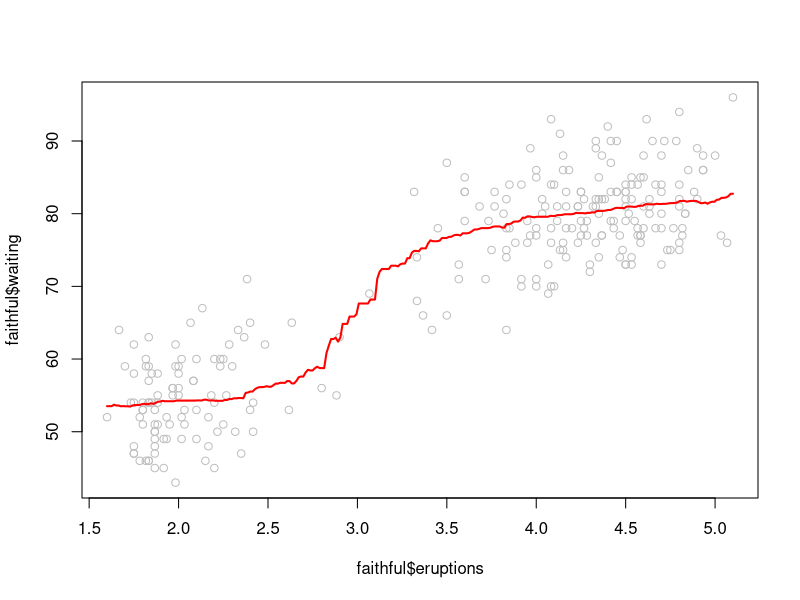

This chart was generated by the following R code: (Note: this script raises an error after producing the figure.)
# Kernel Prediction with medians
# 1.
plot(faithful$eruptions, faithful$waiting, col="grey"); 
lines(ksmooth(faithful$eruptions, faithful$waiting, bandwidth = 1), col="red", lwd=2)
# not sure if right

# 2.

# 3.

# KNN
# 4.
ran40 <- sample(1:nrow(faithful), 0.4 * nrow(faithful)) 
ran30 <- sample(1:nrow(faithful), 0.3 * nrow(faithful)) 
ran20 <- sample(1:nrow(faithful), 0.2 * nrow(faithful)) 
ran10 <- sample(1:nrow(faithful), 0.1 * nrow(faithful)) 
ran5 <- sample(1:nrow(faithful), 0.05 * nrow(faithful)) 
# Creating Train and Test data for 40%
faith_train = faithful[ran40,]
faith_test = faithful[-ran40,]
faith_target_category = faithful[ran40, 2]
faith_test_category = faithful[-ran40, 2]
knnfunc = knn(faith_train, faith_test, cl=faith_target_category, k=5)
knnframe = data.frame(faith_test, knnfunc)
knn40 = plot(knnframe$eruptions, knnframe$knnfunc, xlab = "Eruptions", ylab="KNN Waiting", main="K ranging at 40%")
knn40; lines(ksmooth(knnframe$eruptions, knnframe$knnfunc, bandwidth = 5), col="red", lwd=2)

# 30%
faith_train = faithful[ran30,]
faith_test = faithful[-ran30,]
faith_target_category = faithful[ran30, 2]
faith_test_category = faithful[-ran30, 2]
knnfunc = knn(faith_train, faith_test, cl=faith_target_category, k=5)
knnframe = data.frame(faith_test, knnfunc)
knn30 = plot(knnframe$eruptions, knnframe$knnfunc, xlab = "Eruptions", ylab="KNN Waiting", main="K ranging at 30%")
knn30 ; lines(ksmooth(knnframe$eruptions, knnframe$knnfunc, bandwidth = 5), col="red", lwd=2)

# 20%
faith_train = faithful[ran20,]
faith_test = faithful[-ran20,]
faith_target_category = faithful[ran20, 2]
faith_test_category = faithful[-ran20, 2]
knnfunc = knn(faith_train, faith_test, cl=faith_target_category, k=5)
knnframe = data.frame(faith_test, knnfunc)
knn20 = plot(knnframe$eruptions, knnframe$knnfunc, xlab = "Eruptions", ylab="KNN Waiting", main="K ranging at 20%")
knn20; lines(ksmooth(knnframe$eruptions, knnframe$knnfunc, bandwidth = 5), col="red", lwd=2)

# 10%
faith_train = faithful[ran10,]
faith_test = faithful[-ran10,]
faith_target_category = faithful[ran10, 2]
faith_test_category = faithful[-ran10, 2]
knnfunc = knn(faith_train, faith_test, cl=faith_target_category, k=5)
knnframe = data.frame(faith_test, knnfunc)
knn10 = plot(knnframe$eruptions, knnframe$knnfunc, xlab = "Eruptions", ylab="KNN Waiting", main="K ranging at 10%");
knn10; lines(ksmooth(knnframe$eruptions, knnframe$knnfunc, bandwidth = 5), col="red", lwd=2)

# 5%
faith_train = faithful[ran5,]
faith_test = faithful[-ran5,]
faith_target_category = faithful[ran5, 2]
faith_test_category = faithful[-ran5, 2]
knnfunc = knn(faith_train, faith_test, cl=faith_target_category, k=5)
knnframe = data.frame(faith_test, knnfunc)
knn5 = plot(knnframe$eruptions, knnframe$knnfunc, xlab = "Eruptions", ylab="KNN Waiting", main="K ranging at 5%");
knn5; lines(ksmooth(knnframe$eruptions, knnframe$knnfunc, bandwidth = 5), col="red", lwd=2)








